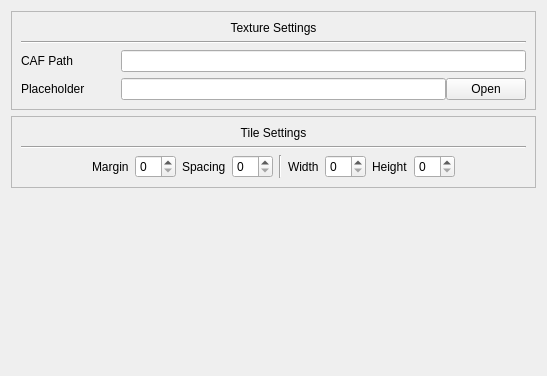
<?xml version="1.0" encoding="UTF-8"?>
<ui version="4.0">
 <class>tab_tilesetbuilder</class>
 <widget class="QWidget" name="tab_tilesetbuilder">
  <property name="geometry">
   <rect>
    <x>0</x>
    <y>0</y>
    <width>547</width>
    <height>376</height>
   </rect>
  </property>
  <property name="windowTitle">
   <string>Form</string>
  </property>
  <layout class="QVBoxLayout" name="verticalLayout">
   <item>
    <widget class="QFrame" name="frame">
     <property name="frameShape">
      <enum>QFrame::StyledPanel</enum>
     </property>
     <property name="frameShadow">
      <enum>QFrame::Raised</enum>
     </property>
     <layout class="QVBoxLayout" name="verticalLayout_2">
      <item>
       <widget class="QLabel" name="label">
        <property name="sizePolicy">
         <sizepolicy hsizetype="Preferred" vsizetype="Fixed">
          <horstretch>0</horstretch>
          <verstretch>0</verstretch>
         </sizepolicy>
        </property>
        <property name="text">
         <string>Texture Settings</string>
        </property>
        <property name="alignment">
         <set>Qt::AlignHCenter|Qt::AlignTop</set>
        </property>
       </widget>
      </item>
      <item>
       <widget class="Line" name="line">
        <property name="orientation">
         <enum>Qt::Horizontal</enum>
        </property>
       </widget>
      </item>
      <item>
       <widget class="QWidget" name="widget" native="true">
        <layout class="QHBoxLayout" name="horizontalLayout">
         <property name="spacing">
          <number>0</number>
         </property>
         <property name="leftMargin">
          <number>0</number>
         </property>
         <property name="topMargin">
          <number>0</number>
         </property>
         <property name="rightMargin">
          <number>0</number>
         </property>
         <property name="bottomMargin">
          <number>0</number>
         </property>
         <item>
          <widget class="QLabel" name="label_2">
           <property name="sizePolicy">
            <sizepolicy hsizetype="Fixed" vsizetype="Preferred">
             <horstretch>0</horstretch>
             <verstretch>0</verstretch>
            </sizepolicy>
           </property>
           <property name="minimumSize">
            <size>
             <width>100</width>
             <height>0</height>
            </size>
           </property>
           <property name="text">
            <string>CAF Path</string>
           </property>
          </widget>
         </item>
         <item>
          <widget class="QLineEdit" name="le_path">
           <property name="sizePolicy">
            <sizepolicy hsizetype="MinimumExpanding" vsizetype="Fixed">
             <horstretch>4</horstretch>
             <verstretch>0</verstretch>
            </sizepolicy>
           </property>
          </widget>
         </item>
        </layout>
       </widget>
      </item>
      <item>
       <widget class="QWidget" name="widget_2" native="true">
        <layout class="QHBoxLayout" name="horizontalLayout_2">
         <property name="spacing">
          <number>0</number>
         </property>
         <property name="leftMargin">
          <number>0</number>
         </property>
         <property name="topMargin">
          <number>0</number>
         </property>
         <property name="rightMargin">
          <number>0</number>
         </property>
         <property name="bottomMargin">
          <number>0</number>
         </property>
         <item>
          <widget class="QLabel" name="label_3">
           <property name="sizePolicy">
            <sizepolicy hsizetype="Fixed" vsizetype="Preferred">
             <horstretch>2</horstretch>
             <verstretch>0</verstretch>
            </sizepolicy>
           </property>
           <property name="minimumSize">
            <size>
             <width>100</width>
             <height>0</height>
            </size>
           </property>
           <property name="text">
            <string>Placeholder</string>
           </property>
          </widget>
         </item>
         <item>
          <widget class="QLineEdit" name="le_holder">
           <property name="sizePolicy">
            <sizepolicy hsizetype="Expanding" vsizetype="Fixed">
             <horstretch>3</horstretch>
             <verstretch>0</verstretch>
            </sizepolicy>
           </property>
          </widget>
         </item>
         <item>
          <widget class="QPushButton" name="pushButton">
           <property name="sizePolicy">
            <sizepolicy hsizetype="Fixed" vsizetype="Fixed">
             <horstretch>1</horstretch>
             <verstretch>0</verstretch>
            </sizepolicy>
           </property>
           <property name="text">
            <string>Open</string>
           </property>
          </widget>
         </item>
        </layout>
       </widget>
      </item>
     </layout>
    </widget>
   </item>
   <item>
    <widget class="QFrame" name="frame_2">
     <property name="sizePolicy">
      <sizepolicy hsizetype="Expanding" vsizetype="Fixed">
       <horstretch>0</horstretch>
       <verstretch>0</verstretch>
      </sizepolicy>
     </property>
     <property name="frameShape">
      <enum>QFrame::StyledPanel</enum>
     </property>
     <property name="frameShadow">
      <enum>QFrame::Raised</enum>
     </property>
     <layout class="QVBoxLayout" name="verticalLayout_3">
      <item>
       <widget class="QLabel" name="label_8">
        <property name="sizePolicy">
         <sizepolicy hsizetype="Preferred" vsizetype="Fixed">
          <horstretch>0</horstretch>
          <verstretch>0</verstretch>
         </sizepolicy>
        </property>
        <property name="text">
         <string>Tile Settings</string>
        </property>
        <property name="alignment">
         <set>Qt::AlignCenter</set>
        </property>
       </widget>
      </item>
      <item>
       <widget class="Line" name="line_3">
        <property name="orientation">
         <enum>Qt::Horizontal</enum>
        </property>
       </widget>
      </item>
      <item>
       <layout class="QHBoxLayout" name="horizontalLayout_3">
        <item>
         <spacer name="horizontalSpacer">
          <property name="orientation">
           <enum>Qt::Horizontal</enum>
          </property>
          <property name="sizeHint" stdset="0">
           <size>
            <width>40</width>
            <height>20</height>
           </size>
          </property>
         </spacer>
        </item>
        <item>
         <widget class="QLabel" name="label_4">
          <property name="sizePolicy">
           <sizepolicy hsizetype="Fixed" vsizetype="Preferred">
            <horstretch>0</horstretch>
            <verstretch>0</verstretch>
           </sizepolicy>
          </property>
          <property name="text">
           <string>Margin</string>
          </property>
         </widget>
        </item>
        <item>
         <widget class="QSpinBox" name="sb_margin">
          <property name="sizePolicy">
           <sizepolicy hsizetype="Fixed" vsizetype="Fixed">
            <horstretch>0</horstretch>
            <verstretch>0</verstretch>
           </sizepolicy>
          </property>
         </widget>
        </item>
        <item>
         <widget class="QLabel" name="label_5">
          <property name="sizePolicy">
           <sizepolicy hsizetype="Fixed" vsizetype="Preferred">
            <horstretch>0</horstretch>
            <verstretch>0</verstretch>
           </sizepolicy>
          </property>
          <property name="text">
           <string>Spacing</string>
          </property>
         </widget>
        </item>
        <item>
         <widget class="QSpinBox" name="sb_spacing">
          <property name="sizePolicy">
           <sizepolicy hsizetype="Fixed" vsizetype="Fixed">
            <horstretch>0</horstretch>
            <verstretch>0</verstretch>
           </sizepolicy>
          </property>
         </widget>
        </item>
        <item>
         <widget class="Line" name="line_2">
          <property name="orientation">
           <enum>Qt::Vertical</enum>
          </property>
         </widget>
        </item>
        <item>
         <widget class="QLabel" name="label_6">
          <property name="sizePolicy">
           <sizepolicy hsizetype="Fixed" vsizetype="Preferred">
            <horstretch>0</horstretch>
            <verstretch>0</verstretch>
           </sizepolicy>
          </property>
          <property name="text">
           <string>Width</string>
          </property>
         </widget>
        </item>
        <item>
         <widget class="QSpinBox" name="sb_width">
          <property name="sizePolicy">
           <sizepolicy hsizetype="Fixed" vsizetype="Fixed">
            <horstretch>0</horstretch>
            <verstretch>0</verstretch>
           </sizepolicy>
          </property>
         </widget>
        </item>
        <item>
         <widget class="QLabel" name="label_7">
          <property name="text">
           <string>Height</string>
          </property>
         </widget>
        </item>
        <item>
         <widget class="QSpinBox" name="sb_height">
          <property name="sizePolicy">
           <sizepolicy hsizetype="Fixed" vsizetype="Fixed">
            <horstretch>0</horstretch>
            <verstretch>0</verstretch>
           </sizepolicy>
          </property>
         </widget>
        </item>
        <item>
         <spacer name="horizontalSpacer_2">
          <property name="orientation">
           <enum>Qt::Horizontal</enum>
          </property>
          <property name="sizeHint" stdset="0">
           <size>
            <width>40</width>
            <height>20</height>
           </size>
          </property>
         </spacer>
        </item>
       </layout>
      </item>
     </layout>
    </widget>
   </item>
   <item>
    <spacer name="verticalSpacer">
     <property name="orientation">
      <enum>Qt::Vertical</enum>
     </property>
     <property name="sizeType">
      <enum>QSizePolicy::Expanding</enum>
     </property>
     <property name="sizeHint" stdset="0">
      <size>
       <width>20</width>
       <height>0</height>
      </size>
     </property>
    </spacer>
   </item>
  </layout>
 </widget>
 <resources/>
 <connections/>
</ui>
